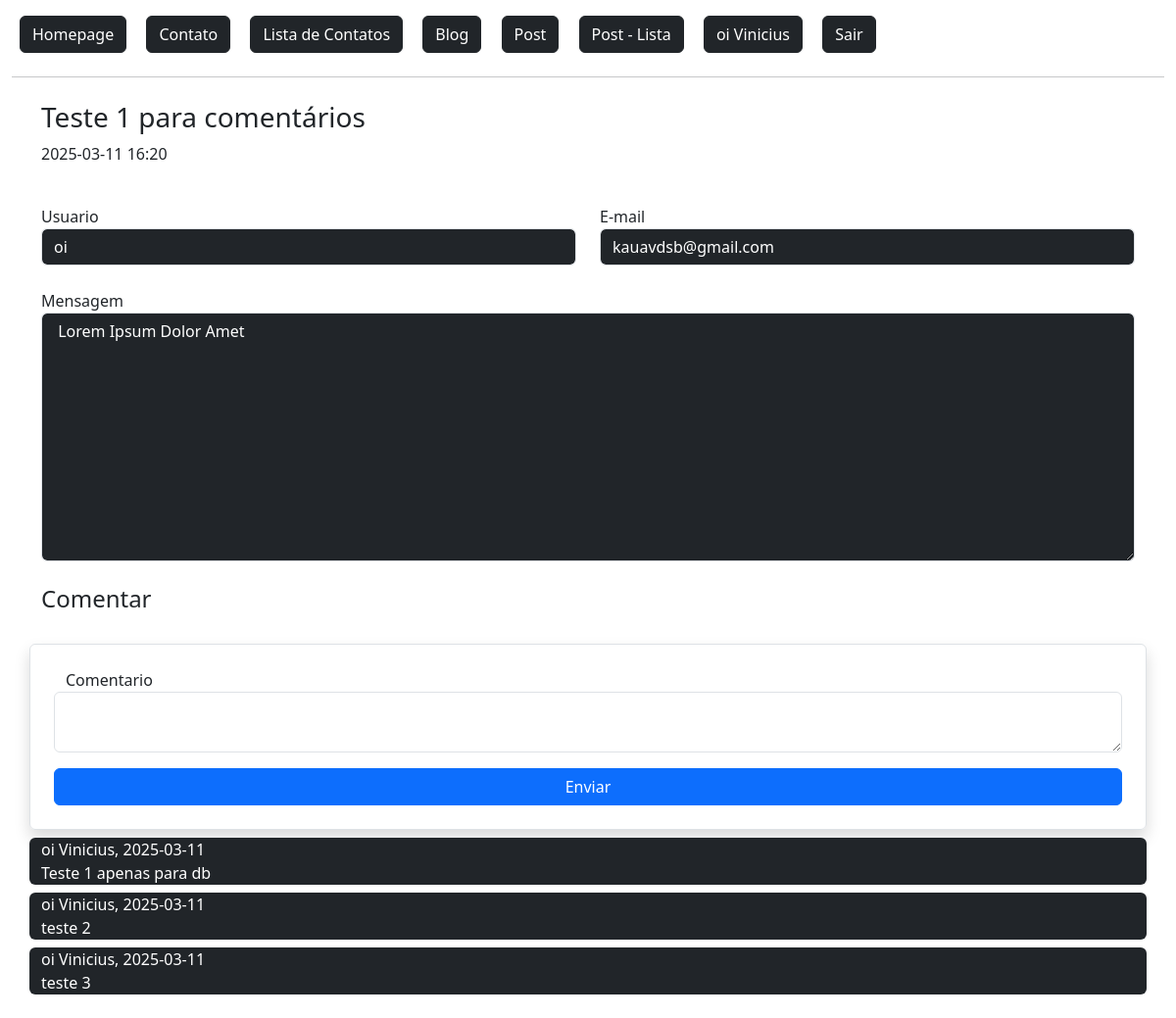
Page /post/1/ (signed in) on the earlier database version.
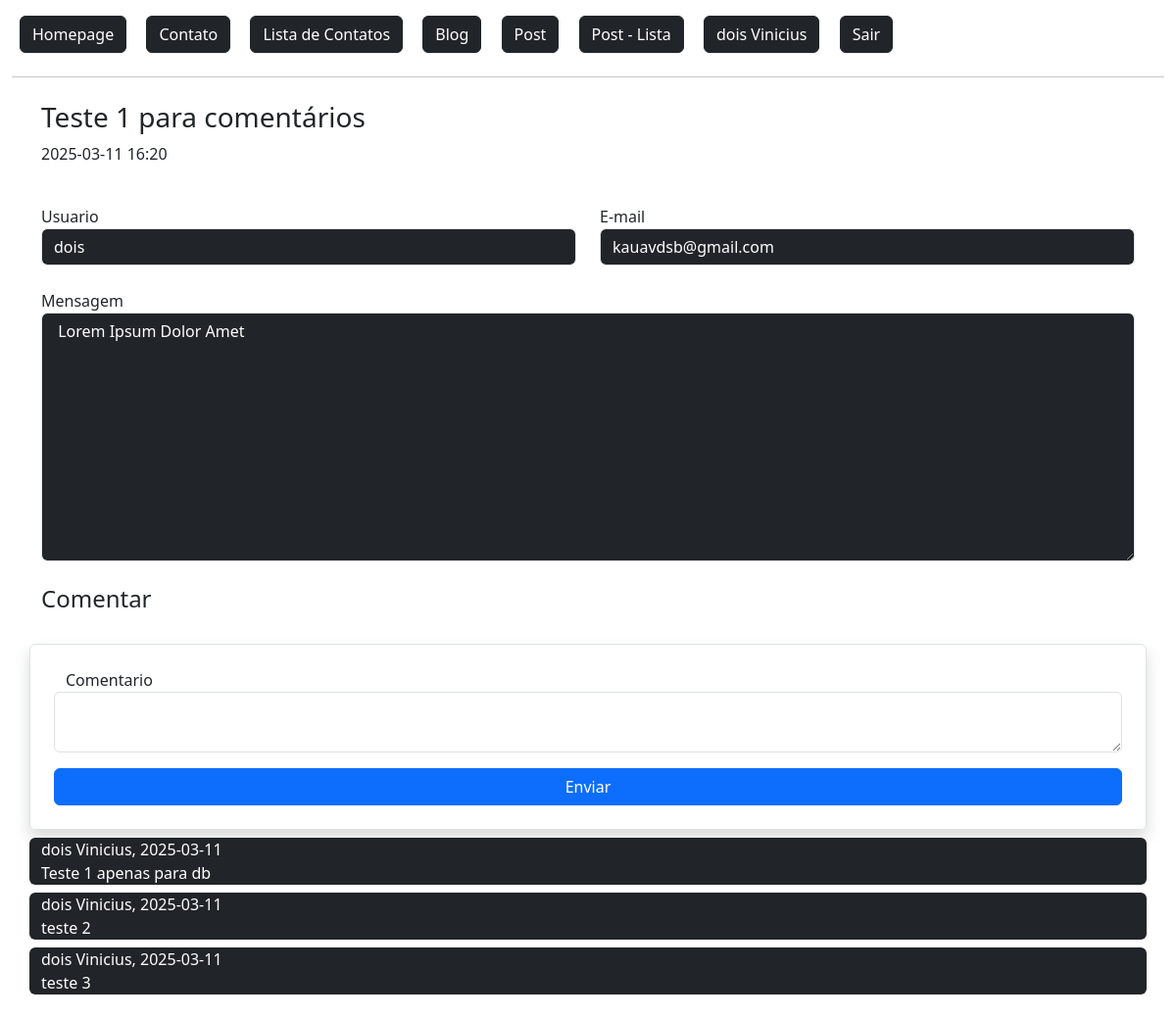
Same page on the later database version.
### flaskLearn/models.py (models this page shows, shortened)
class User(db.Model, UserMixin):
    id = db.Column(db.Integer, primary_key=True)
    admin = db.Column(db.Boolean, default=False)
    nome = db.Column(db.String, nullable=True)
    sobrenome = db.Column(db.String, nullable=True)
    email = db.Column(db.String, nullable=True)
    senha = db.Column(db.String, nullable=True)
    data_cadastro = db.Column(db.DateTime, default=datetime.now())
    posts = db.relationship('Post', backref='user', lazy=True) #É a tabela referenciada. (um usuario pode ter varios posts)
    post_comentarios = db.relationship('PostComentarios', backref='user', lazy=True) #É a tabela referenciada. (um usuario pode ter varios posts)

class Post(db.Model):
    id = db.Column(db.Integer, primary_key=True)
    data_criacao = db.Column(db.DateTime, default=datetime.now())
    titulo = db.Column(db.String, nullable=True)
    mensagem = db.Column(db.String, nullable=True)
    user_id = db.Column(db.Integer, db.ForeignKey('user.id'), nullable=True) #Tabela que referencia a tabela usuário
    comentarios = db.relationship('PostComentarios', backref='post', lazy=True) #É a tabela referenciada. (um usuario pode ter varios posts)
    def data_resumo(self):
        return str(self.data_criacao)[:16]

class PostComentarios(db.Model):
    id = db.Column(db.Integer, primary_key=True)
    data_criacao = db.Column(db.DateTime, default=datetime.now())
    comentario = db.Column(db.String, nullable=True)
    user_id = db.Column(db.Integer, db.ForeignKey('user.id'), nullable=True)
    post_id = db.Column(db.Integer, db.ForeignKey('post.id'), nullable=True)
    def data_resumo(self):
        return str(self.data_criacao)[:10]

### flaskLearn/routes.py (the view)
@app.route('/post/<int:id>/', methods=['GET', 'POST'])
@login_required                 # Exige login do usuário.
def postDetail(id):
    obj = Post.query.get(id)
    lenComentarios = len(obj.comentarios)
    form = PostComentariosForm()
    context = {
        'lenComentarios': lenComentarios
    }
    if form.validate_on_submit():
        form.save(current_user.id, id)
        return redirect(url_for('postDetail', id=id))
    return render_template('posts/post_detail.html', obj=obj, form=form, context=context)

### flaskLearn/forms.py (shortened to what this page needs)
class PostComentariosForm(FlaskForm):
    comentario = TextAreaField('Comentario', validators=[DataRequired()])
    btnSubmit = SubmitField('Enviar')

### flaskLearn/models.py (called while the page is built)
@login_manager.user_loader # Retorna sessao do usuario no controle de login
def load_user(user_id):
    return User.query.get(user_id)

### flaskLearn/templates/posts/post_detail.html (shortened to what this page needs)
{% extends 'baseTemplate/base.html' %}
{% block content %}
{% include 'baseTemplate/nav.html' %}
<div class="container mt-4">
    <div class="row">
        <h3>{{ obj.titulo }}</h3>
        <p>{{ obj.data_resumo() }}</p>
        <div class="col-md-6 mt-4">
            Usuario
            <input type="text" value="{{ obj.user.nome }}" class="form-control bg-dark text-white" readonly>
        </div>
        <div class="col-md-6 mt-4">
            E-mail
            <input type="text" value="{{ obj.user.email }}" class="form-control bg-dark text-white" readonly>
        </div>
        <div class="col-12 mt-4">
            Mensagem
            <textarea type="text" rows="10" class="form-control bg-dark text-white" readonly> {{ obj.mensagem }} </textarea>
        </div>
    </div>
    <div class="row mt-4">
        <h4>Comentar</h4>
    </div>
    <form action="" method="post" class="row mt-4 p-4 rounded border shadow">
        {{ form.comentario.label() }}
        {{ form.comentario(class="form-control") }}
        {{ form.btnSubmit(class="btn btn-primary col-12 mt-3")}}
    </form>
    <div class="row mb-4">
        {% for comentario in range(context.lenComentarios) %}
            <div class="col-12 bg-dark rounded text-white mt-2">
                {{ obj.comentarios[comentario].user.nome }} {{ obj.comentarios[comentario].user.sobrenome }}<span>, </span>
                {{ obj.comentarios[comentario].data_resumo() }} <br>
                {{ obj.comentarios[comentario].comentario }}
            </div>
        {% endfor %}
    </div>
</div>
{% endblock %}

### flaskLearn/templates/baseTemplate/base.html (shortened to what this page needs)
<!DOCTYPE html>
<html lang="en">
<head>
    <link href="https://cdn.jsdelivr.net/npm/bootstrap@5.3.3/dist/css/bootstrap.min.css" rel="stylesheet">
    <link rel="stylesheet" href="https://cdn.jsdelivr.net/npm/bootstrap-icons@1.11.3/font/bootstrap-icons.min.css">
</head>
<body>
    <section class="container-fluid mt-2">
        {% block content %}
        {% endblock %}
    </section>
</body>
</html>

### flaskLearn/templates/baseTemplate/nav.html
<a href="{{url_for('homepage')}}" class="btn btn-dark m-2">
    Homepage
</a>
<a href="{{url_for('contato')}}" class="btn btn-dark m-2">
    Contato
</a>
<a href="{{url_for('contatoLista')}}" class="btn btn-dark m-2">
    Lista de Contatos
</a>
<a href="{{url_for('editorBlog')}}" class="btn btn-dark m-2">
    Blog
</a>
<a href="{{url_for('postNovo')}}" class="btn btn-dark m-2">
    Post
</a>
<a href="{{url_for('postLista')}}" class="btn btn-dark m-2">
    Post - Lista
</a>
{% if current_user.is_authenticated %}
    <a href="{{ url_for('dashboard') }}" class="btn btn-dark m-2">
        {{ current_user.nome }} {{ current_user.sobrenome }}
    </a>
    <a href="{{ url_for('logout') }}" class="btn btn-dark m-2">
        Sair
    </a>
{% else %}
    <a href="{{url_for('login')}}" class="btn btn-dark m-2">
        Login
    </a>
{% endif %}
<hr>

Differences in the rows shown:
changed User "Vinicius": nome "oi" → "dois"; user.nome "oi" → "dois"
Other differences:
new list line: "dois Vinicius"
new list line: "2025-03-11 Teste 1 apenas para db"
new list line: "2025-03-11 teste 2"
new list line: "2025-03-11 teste 3"
list line gone: "oi Vinicius"
list line gone: "2025-03-11 Teste 1 apenas para db"
list line gone: "2025-03-11 teste 2"
list line gone: "2025-03-11 teste 3"
